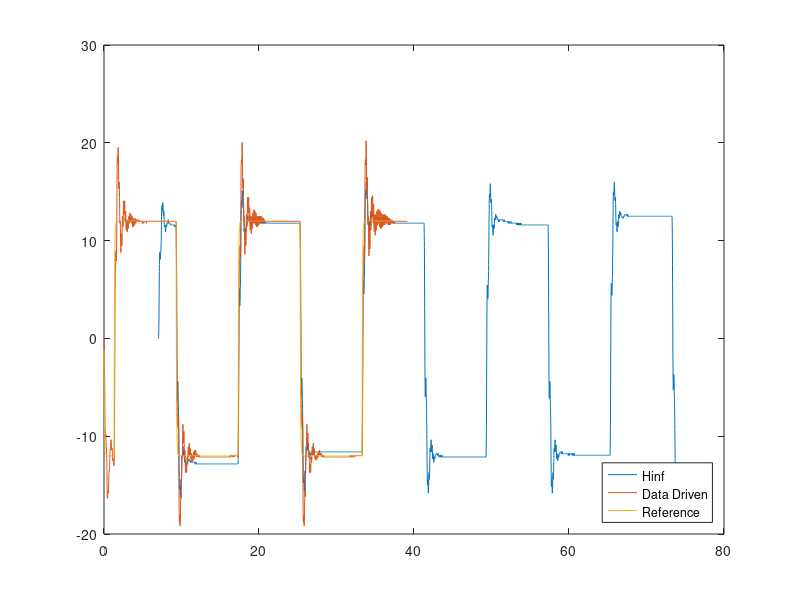

Reproduce this figure in MATLAB. (Note: this script raises an error after producing the figure.)
clearvars -except add_java_path
clc
close all
Ts = 5e-3;
addpath 'C:\Users\samue\Desktop\SemesterProject1\MATLAB'
save=false;

%% Big ruler tracking of smoothed rectangular signal
img=figure('units','normalized','outerposition',[0 0 1 1]);
load('ControllerHinfBigData');
data_Hinf = iddata(y,r,Ts);
plot(Ts*(1:length(u))+7.025,y)
hold on

load('ControllerDataDrivenBigData');
data_DataDriven = iddata(y,r,Ts);
plot(Ts*(1:length(u)),y)
hold on
plot(Ts*(1:length(u)),r)
hold on

lgd=legend('Hinf', 'Data Driven', 'Reference', 'Location', 'southeast');
lgd.FontSize = 16;
xlabel('Time (s)')
ylabel('Angle (°)')
xlim([16.3 39])
ylim([-20 21])
title('Big ruler tracking of smoothed rectangular signal');
hold off
if save==true
    save_img(img, 'Big')
end

%% Big ruler disturbance rejection
img=figure('units','normalized','outerposition',[0 0 1 1]);
load('ControllerHinfBigWDisturbanceData')
data_Hinf = iddata(y,r,Ts);
plot(Ts*(1:length(u))-25.915,y);
hold on

load('ControllerDataDrivenBigWDisturbanceData');
data_DataDriven = iddata(y,r,Ts);
plot(Ts*(1:length(u)),y)
hold on
plot(Ts*(1:length(u)),r)
hold on

lgd=legend('Hinf', 'Data Driven', 'Reference', 'Location', 'southeast');
lgd.FontSize = 16;
xlabel('Time (s)')
ylabel('Angle (°)')
xlim([8 28])
ylim([-40 32])
title('Big ruler disturbance rejection');
hold off
if save==true
    save_img(img, 'BigWDisturbance')
end

%% Medium ruler tracking of smoothed rectangular signal
img=figure('units','normalized','outerposition',[0 0 1 1]);
load('ControllerHinfMediumData');
data_Hinf = iddata(y,r,Ts);
plot(Ts*(1:length(u))-4.895,y)
hold on

load('ControllerDataDrivenMediumData');
data_DataDriven = iddata(y,r,Ts);
plot(Ts*(1:length(u)),y)
hold on
plot(Ts*(1:length(u)),r)
hold on

lgd=legend('Hinf', 'Data Driven', 'Reference', 'Location', 'southeast');
lgd.FontSize = 16;
xlabel('Time (s)')
ylabel('Angle (°)')
xlim([16.3 28])
ylim([-20 21])
title('Medium ruler tracking of smoothed rectangular signal');
hold off
if save==true
    save_img(img, 'Medium')
end

%% Medium ruler disturbance rejection
img=figure('units','normalized','outerposition',[0 0 1 1]);
load('ControllerHinfMediumWDisturbanceData');
data_Hinf = iddata(y,r,Ts);
plot(Ts*(1:length(u))+0.45,y)
hold on

load('ControllerDataDrivenMediumWDisturbanceData');
data_DataDriven = iddata(y,r,Ts);
plot(Ts*(1:length(u)),y)
hold on
plot(Ts*(1:length(u)),r)
hold on

lgd=legend('Hinf', 'Data Driven', 'Reference', 'Location', 'southeast');
lgd.FontSize = 16;
xlabel('Time (s)')
ylabel('Angle (°)')
xlim([4 10])
ylim([-42 34])
title('Medium ruler disturbance rejection');
hold off
if save==true
    save_img(img, 'MediumWDisturbance')
end

%% Small ruler tracking of smoothed rectangular signal
img=figure('units','normalized','outerposition',[0 0 1 1]);
load('ControllerHinfSmallData');
data_Hinf = iddata(y,r,Ts);
plot(Ts*(1:length(u))+1.63,y)
hold on

load('ControllerDataDrivenSmallData');
data_DataDriven = iddata(y,r,Ts);
plot(Ts*(1:length(u)),y)
hold on
plot(Ts*(1:length(u)),r)
hold on

lgd=legend('Hinf', 'Data Driven', 'Reference', 'Location', 'southeast');
lgd.FontSize = 16;
xlabel('Time (s)')
ylabel('Angle (°)')
xlim([14.55 23.4])
ylim([-16 16])
title('Small ruler tracking of smoothed rectangular signal');
hold off
if save==true
    save_img(img, 'Small')
end

%% Small ruler disturbance rejection
img=figure('units','normalized','outerposition',[0 0 1 1]);
load('ControllerHinfSmallWDisturbanceData');
data_Hinf = iddata(y,r,Ts);
plot(Ts*(1:length(u))+0.645,y-11.9531)
hold on

load('ControllerDataDrivenSmallWDisturbanceData');
data_DataDriven = iddata(y,r,Ts);
plot(Ts*(1:length(u)),y)
hold on
plot(Ts*(1:length(u)),r)
hold on

lgd=legend('Hinf', 'Data Driven', 'Reference', 'Location', 'southeast');
lgd.FontSize = 16;
xlabel('Time (s)')
ylabel('Angle (°)')
xlim([3.8 7.7])
ylim([-64 16])
title('Small ruler disturbance rejection');
hold off
if save==true
    save_img(img, 'SmallWDisturbance')
end

%%
function save_img(img, imgName)
    path='..\..\Imgs\Controller\';
    saveas(img,[path, imgName, '.jpg']) ;
end